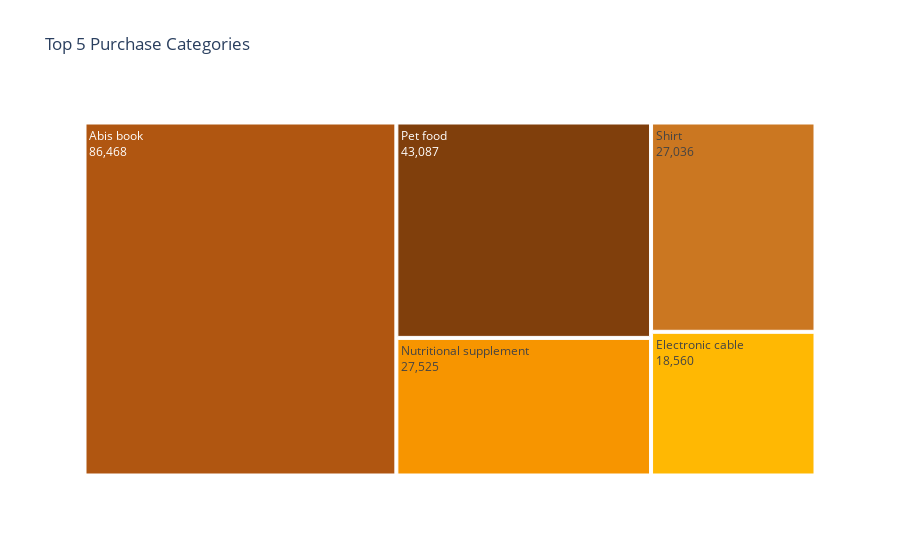

Source (notebook cell):
### Code cell
plot_total_top_category(end_year, start_year)

### Figure 1 — Plotly figure (JSON) as saved in the notebook; plotly's stock layout.template omitted (floating-point values rounded to 4 significant figures; data arrays with more than 128 entries replaced by an {"elided": "..."} marker saying what was removed)
{"data": [{"branchvalues": "total", "customdata": {"elided": "1852x1 str values"}, "domain": {"x": [0, 1], "y": [0, 1]}, "hovertemplate": "<b>%{label}</b> <br>%{value}", "ids": {"elided": "1852 str values"}, "labels": {"elided": "1852 str values"}, "marker": {"colors": {"elided": "1852 str values"}}, "name": "", "parents": {"elided": "1852 str values"}, "textinfo": "label+text", "texttemplate": "%{label}<br>%{value}", "type": "treemap", "values": {"elided": "1852 int values"}}], "layout": {"legend": {"tracegroupgap": 0}, "title": {"text": "Top 5 Purchase Categories"}, "treemapcolorway": ["#cb7721", "#b05611", "#ffb803", "#F79500", "#803f0c"]}}
